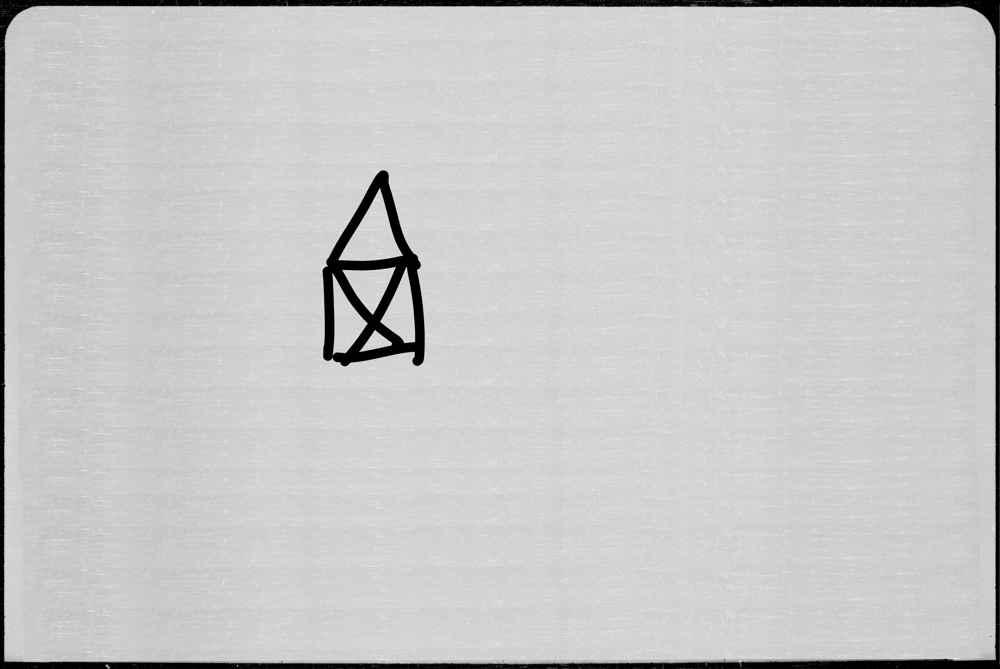
#> input picture YOLO_data_create/CROP_1_box_only/IMA_OG/IMA/001.jpg, 1000 x 669 px; its folder holds only this picture in this run
$ python -i data_format.py   (imports and definitions only)
#> lines starting #> are read from the running program, lines starting #| are printed output that depends on the picture
#> further down, picture is the input picture: shape (669, 1000, 3); min 0, max 233, mean 199.8
import cv2 as cv
import os
import numpy as np

import utils.data_labels as labels


def find_points(image):
    u, v = image.shape[0:2]
#> u = 669; v = 1000
    image = cv.GaussianBlur(image,(5,5),cv.BORDER_DEFAULT)
    edges = cv.Canny(image, 50, 150, apertureSize=3)
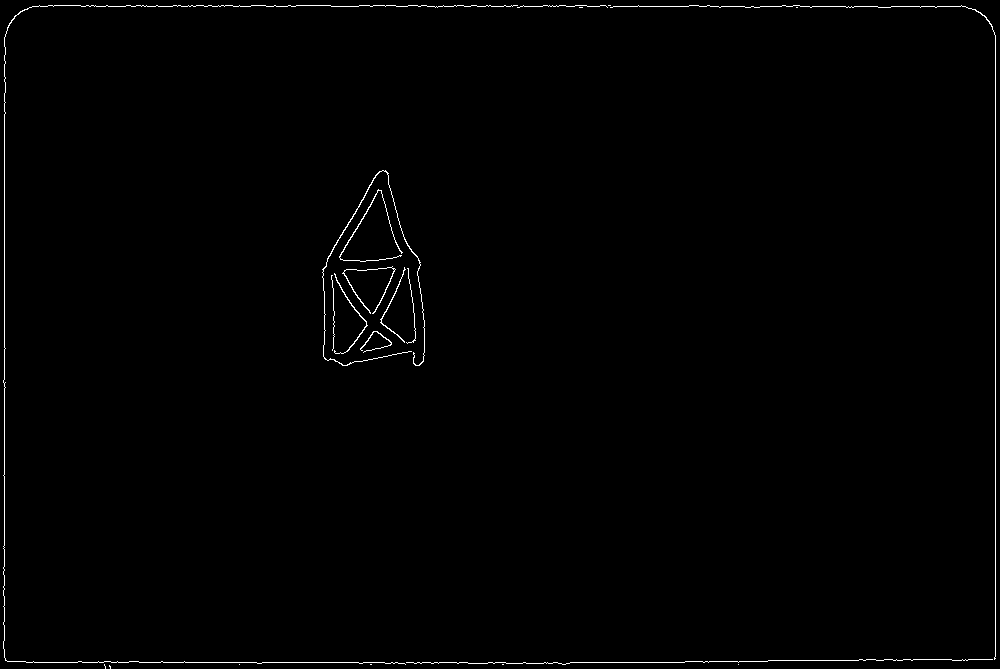
#> edges: shape (669, 1000); 0.72% white in thin lines or dots
    lines = cv.HoughLinesP(edges, 1,np.pi/180, # Angle resolution in radians
                threshold=10, minLineLength=10, maxLineGap=10)
#> lines = 108 rows, first 6: [995, 658, 995, 35], [4, 657, 4, 93], [891, 6, 965, 6], [26, 662, 467, 662], [359, 5, 395, 5], [98, 661, 117, 661]
    values = [u, v, 0, 0]
#> values = [669, 1000, 0, 0]

    for points in lines:
        x1,y1,x2,y2=points[0]
        x_min = min(x1, x2)
        x_max = max(x1, x2)
        y_min = min(y1, y2)
        y_max = max(y1, y2)
        if values[0]> x_min :
            values[0] = x_min
        if values[1]> y_min:
            values[1]= y_min
        if values[2]< x_max :
            values[2] = x_max
        if values[3]< y_max:
            values[3]= y_max
#> this loop made 108 passes
#> (x1, y1, x2, y2, x_min, x_max, y_min, y_max) on passes 1 to 12: (995, 658, 995, 35, 995, 995, 35, 658), (4, 657, 4, 93, 4, 4, 93, 657), (891, 6, 965, 6, 891, 965, 6, 6), (26, 662, 467, 662, 26, 467, 662, 662), (359, 5, 395, 5, 359, 395, 5, 5), (98, 661, 117, 661, 98, 117, 661, 661), (722, 661, 767, 661, 722, 767, 661, 661), (768, 660, 912, 660, 768, 912, 660, 660), (859, 659, 994, 659, 859, 994, 659, 659), (322, 269, 378, 172, 322, 378, 172, 269), (491, 6, 586, 5, 491, 586, 5, 6), (506, 663, 569, 663, 506, 569, 663, 663)
#> after the loop, values = [3, 5, 995, 663]
    return values


# [72 lines left out: functions format_values, run_throught_masks, txt_to_txt_mirror, run_throught_images, not called in this run]


>>> import cv2
>>> picture = cv2.imread('../../CROP_1_box_only/IMA_OG/IMA/001.jpg')
>>> result = find_points(picture)
#> result = [3, 5, 995, 663]

$ run again, on YOLO_data_create/CROP_1_box_only/IMA_OG/IMA/002.jpg
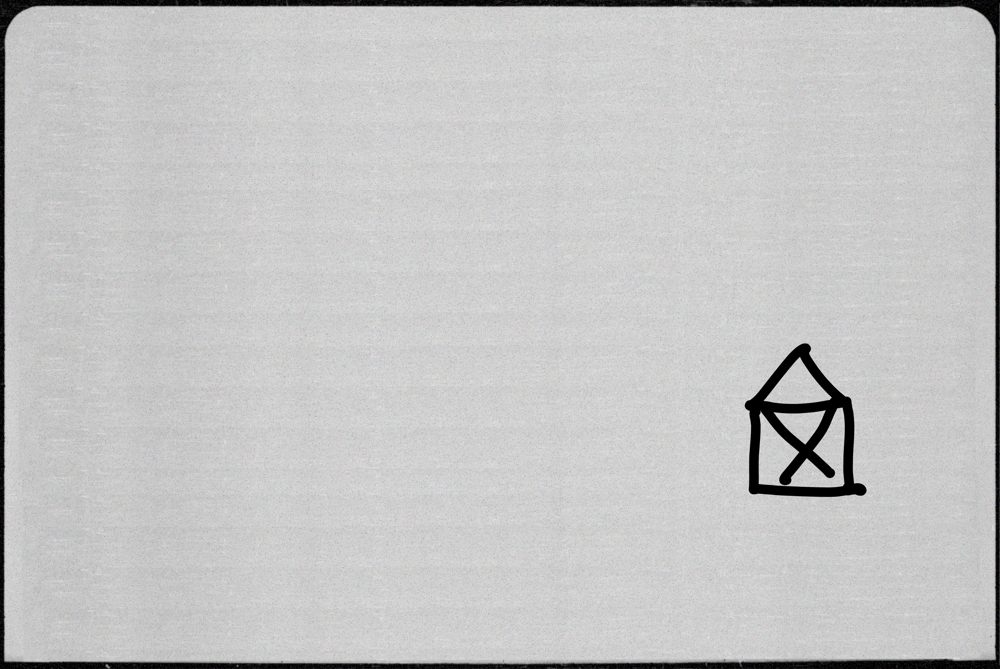
#> input picture YOLO_data_create/CROP_1_box_only/IMA_OG/IMA/002.jpg, 1000 x 669 px
#> picture is the input picture: shape (669, 1000, 3); mean B, G, R 196.2, 196.3, 196.2
#> in find_points, `edges = cv.Canny(image, 50, 150, apertureSize=3)`:
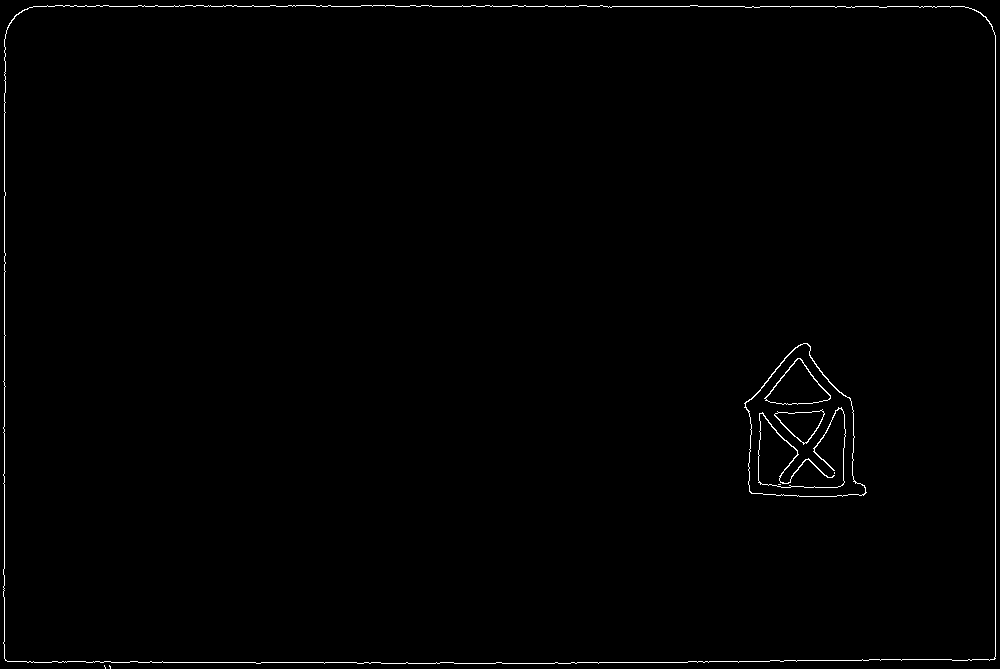
#> edges: shape (669, 1000); 0.71% white in thin lines or dots
#> lines = 96 rows, first 6: [995, 658, 995, 35], [385, 6, 964, 6], [4, 658, 4, 93], [86, 662, 380, 662], [47, 5, 108, 5], [52, 661, 110, 661]
#> the loop in find_points, `for points in lines:` made 96 passes
#> (x1, y1, x2, y2, x_min, x_max, y_min, y_max) on passes 1 to 8: (995, 658, 995, 35, 995, 995, 35, 658), (385, 6, 964, 6, 385, 964, 6, 6), (4, 658, 4, 93, 4, 4, 93, 658), (86, 662, 380, 662, 86, 380, 662, 662), (47, 5, 108, 5, 47, 108, 5, 5), (52, 661, 110, 661, 52, 110, 661, 661), (642, 662, 755, 661, 642, 755, 661, 662), (454, 663, 576, 663, 454, 576, 663, 663)
#> after the loop in find_points, `for points in lines:`: values = [3, 5, 995, 663]

$ run again, on YOLO_data_create/CROP_1_box_only/IMA_OG/IMA/003.jpg
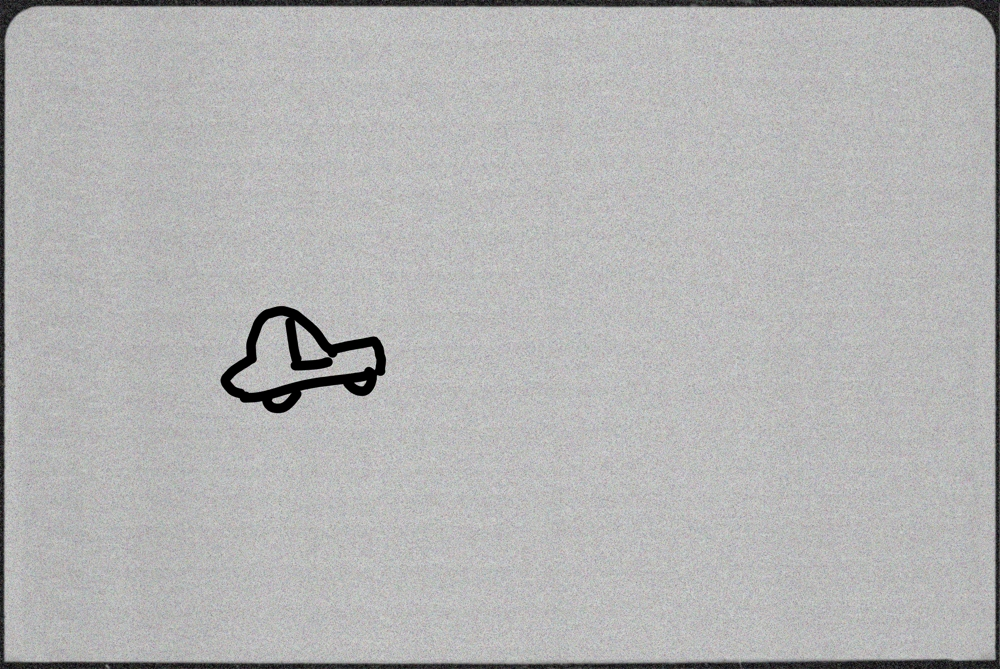
#> input picture YOLO_data_create/CROP_1_box_only/IMA_OG/IMA/003.jpg, 1000 x 669 px
#> picture is the input picture: shape (669, 1000, 3); mean B, G, R 180.1, 180.2, 180.1
#> in find_points, `edges = cv.Canny(image, 50, 150, apertureSize=3)`:
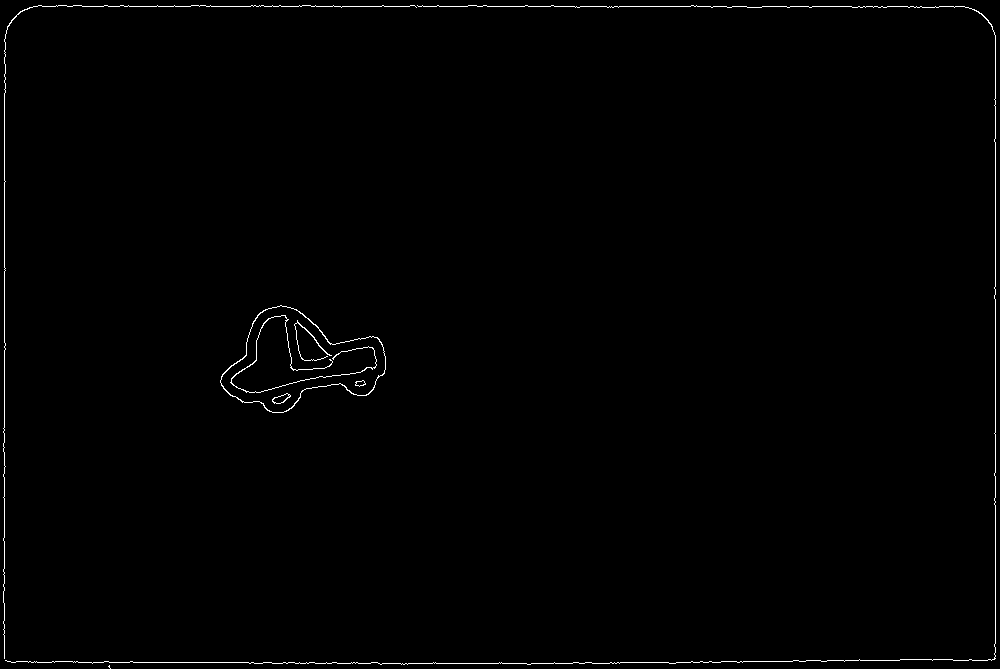
#> edges: shape (669, 1000); 0.67% white in thin lines or dots
#> lines = 112 rows, first 6: [995, 658, 995, 35], [33, 6, 746, 6], [4, 658, 4, 603], [249, 663, 619, 663], [326, 662, 336, 662], [73, 662, 271, 662]
#> the loop in find_points, `for points in lines:` made 112 passes
#> (x1, y1, x2, y2, x_min, x_max, y_min, y_max) on passes 1 to 8: (995, 658, 995, 35, 995, 995, 35, 658), (33, 6, 746, 6, 33, 746, 6, 6), (4, 658, 4, 603, 4, 4, 603, 658), (249, 663, 619, 663, 249, 619, 663, 663), (326, 662, 336, 662, 326, 336, 662, 662), (73, 662, 271, 662, 73, 271, 662, 662), (821, 661, 949, 659, 821, 949, 659, 661), (56, 5, 81, 5, 56, 81, 5, 5)
#> after the loop in find_points, `for points in lines:`: values = [3, 5, 995, 663]
